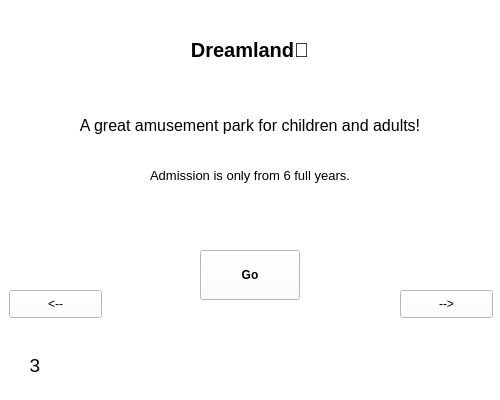
<?xml version="1.0" encoding="UTF-8"?>
<ui version="4.0">
 <class>Form</class>
 <widget class="QWidget" name="Form">
  <property name="geometry">
   <rect>
    <x>0</x>
    <y>0</y>
    <width>500</width>
    <height>400</height>
   </rect>
  </property>
  <property name="windowTitle">
   <string>Form</string>
  </property>
  <property name="styleSheet">
   <string notr="true">background-color: rgb(255, 255, 255);</string>
  </property>
  <widget class="QLabel" name="label">
   <property name="geometry">
    <rect>
     <x>10</x>
     <y>340</y>
     <width>50</width>
     <height>50</height>
    </rect>
   </property>
   <property name="font">
    <font>
     <pointsize>14</pointsize>
    </font>
   </property>
   <property name="text">
    <string>3</string>
   </property>
   <property name="alignment">
    <set>Qt::AlignCenter</set>
   </property>
  </widget>
  <widget class="QLabel" name="label_3">
   <property name="geometry">
    <rect>
     <x>150</x>
     <y>25</y>
     <width>200</width>
     <height>50</height>
    </rect>
   </property>
   <property name="font">
    <font>
     <pointsize>15</pointsize>
     <weight>75</weight>
     <bold>true</bold>
    </font>
   </property>
   <property name="text">
    <string>Dreamland🌠</string>
   </property>
   <property name="alignment">
    <set>Qt::AlignCenter</set>
   </property>
  </widget>
  <widget class="QPushButton" name="pushButton">
   <property name="geometry">
    <rect>
     <x>400</x>
     <y>290</y>
     <width>93</width>
     <height>28</height>
    </rect>
   </property>
   <property name="text">
    <string>--&gt;</string>
   </property>
  </widget>
  <widget class="QPushButton" name="pushButton_2">
   <property name="geometry">
    <rect>
     <x>200</x>
     <y>250</y>
     <width>100</width>
     <height>50</height>
    </rect>
   </property>
   <property name="font">
    <font>
     <weight>75</weight>
     <bold>true</bold>
    </font>
   </property>
   <property name="text">
    <string>Go</string>
   </property>
  </widget>
  <widget class="QPushButton" name="pushButton_3">
   <property name="geometry">
    <rect>
     <x>9</x>
     <y>290</y>
     <width>93</width>
     <height>28</height>
    </rect>
   </property>
   <property name="text">
    <string>&lt;--</string>
   </property>
  </widget>
  <widget class="QLabel" name="label_2">
   <property name="geometry">
    <rect>
     <x>0</x>
     <y>100</y>
     <width>500</width>
     <height>50</height>
    </rect>
   </property>
   <property name="font">
    <font>
     <pointsize>12</pointsize>
    </font>
   </property>
   <property name="text">
    <string>A great amusement park for children and adults!</string>
   </property>
   <property name="alignment">
    <set>Qt::AlignCenter</set>
   </property>
  </widget>
  <widget class="QLabel" name="label_4">
   <property name="geometry">
    <rect>
     <x>0</x>
     <y>150</y>
     <width>500</width>
     <height>50</height>
    </rect>
   </property>
   <property name="font">
    <font>
     <pointsize>10</pointsize>
    </font>
   </property>
   <property name="text">
    <string>Admission is only from 6 full years.</string>
   </property>
   <property name="alignment">
    <set>Qt::AlignCenter</set>
   </property>
  </widget>
 </widget>
 <resources/>
 <connections/>
</ui>
